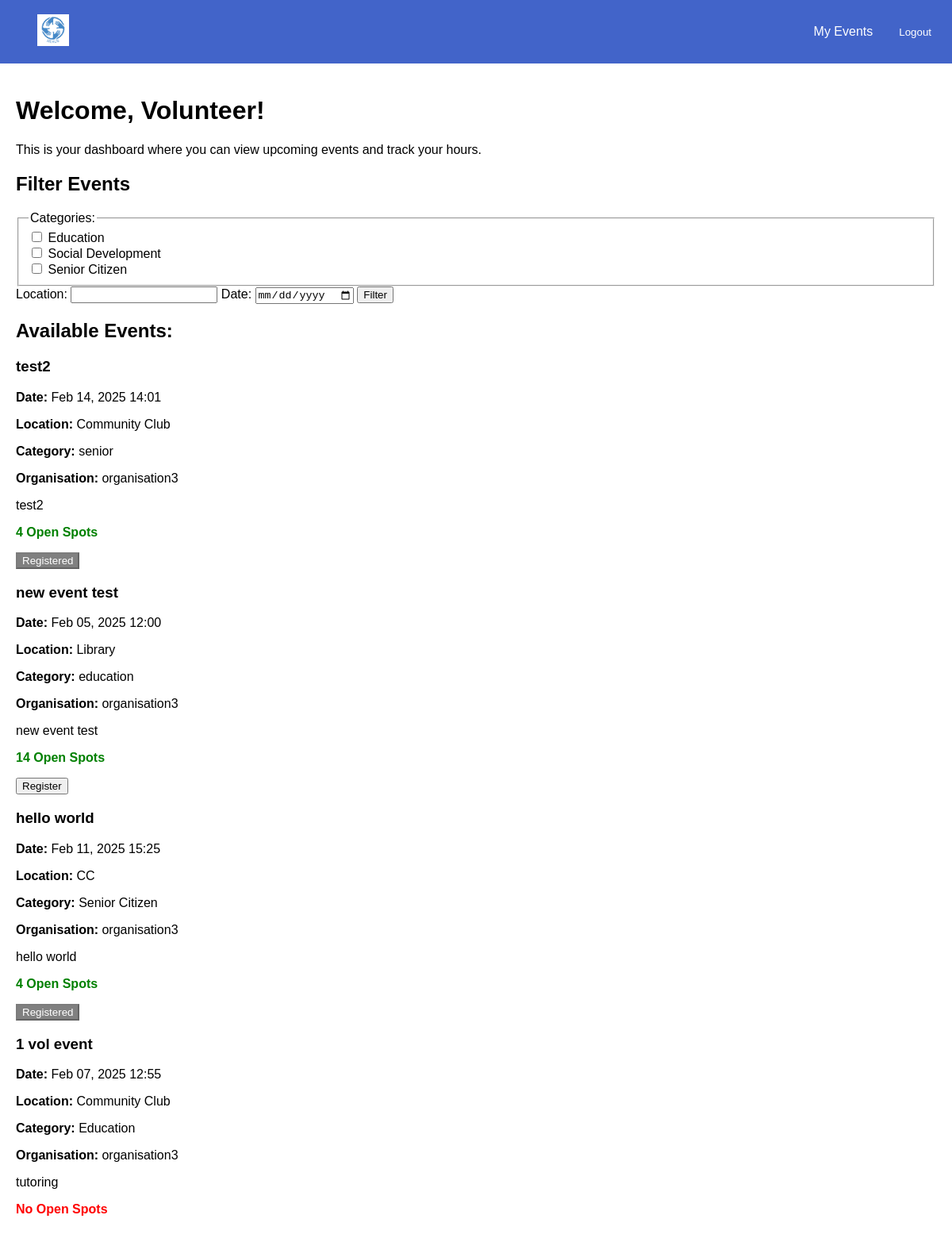
Page /events/dashboard/volunteer/ (signed in) on the committed database.
### events/models.py (models this page shows, shortened)
class Event(models.Model):
    CATEGORY_CHOICES = [
        ('Education', 'Education'),
        ('Social Development', 'Social Development'),
        ('Senior Citizen', 'Senior Citizen'),
    ]
    organisation = models.ForeignKey(settings.AUTH_USER_MODEL, on_delete=models.CASCADE)
    name = models.CharField(max_length=255)
    description = models.TextField()
    date = models.DateTimeField()
    location = models.CharField(max_length=255)
    volunteers_needed = models.PositiveIntegerField()
    roles_responsibilities = models.TextField()
    category = models.CharField(max_length=50, choices=CATEGORY_CHOICES, blank=False, default='Education')

### accounts/models.py (models this page shows, shortened)
class CustomUser(AbstractUser):
    USER_TYPE_CHOICES = [
        ('volunteer', 'Volunteer'),
        ('organisation', 'Organisation'),
    ]
    user_type = models.CharField(max_length=20, choices=USER_TYPE_CHOICES)
    contact_number = models.CharField(max_length=10, blank= True, null=True)

### events/views.py (the view)
# urls.py: path('dashboard/volunteer/', views.volunteer_dashboard, name='volunteer_dashboard'),
@login_required
def volunteer_dashboard(request):
    if request.user.user_type == 'volunteer':
        events = Event.objects.all()
        registered_event_ids = set(
            VolunteerEvent.objects.filter(volunteer=request.user, status='registered')
            .values_list('event_id', flat=True)
        )
        selected_categories = request.GET.getlist('category')
        location = request.GET.get('location', '').strip()
        date = request.GET.get('date', '').strip()
        if selected_categories:
            events = events.filter(category__in=selected_categories)
        if location:
            events = events.filter(location__icontains=location)
        if date:
            events = events.filter(date=date)
        category_choices = dict(Event.CATEGORY_CHOICES)
        categories = list(category_choices.keys())
        for event in events:
            event.volunteer_count = VolunteerEvent.objects.filter(event=event, status='registered').count()
            event.open_spots = max(event.volunteers_needed - event.volunteer_count, 0)
        return render(request, 'events/volunteer_dashboard.html', {
            'events': events,
            'categories': categories,
            'category_labels': category_choices,
            'selected_categories': selected_categories,
            'registered_event_ids': registered_event_ids,
        })
    return redirect('home')

### events/templates/events/volunteer_dashboard.html (shortened to what this page needs)
{% extends 'base.html' %}
{% block content %}
    <h1>Welcome, Volunteer!</h1>
    <p>This is your dashboard where you can view upcoming events and track your hours.</p>
    <h2>Filter Events</h2>
    <form method="get">
        <fieldset>
            <legend>Categories:</legend>
            {% for category in categories %}
                <label>
                    <input type="checkbox" name="category" value="{{ category }}"
                           {% if category in selected_categories %}checked{% endif %}>
                    {{ category }}
                </label><br>
            {% endfor %}
        </fieldset>
        <label for="location">Location:</label>
        <input type="text" name="location" id="location" value="{{ request.GET.location }}">
        <label for="date">Date:</label>
        <input type="date" name="date" id="date" value="{{ request.GET.date }}">
        <button type="submit">Filter</button>
    </form>
    <h2>Available Events:</h2>
    {% if events %}
        {% for event in events %}
            <div class="event-card">
                <h3>{{ event.name }}</h3>
                <p><strong>Date:</strong> {{ event.date|date:"M d, Y H:i" }}</p>
                <p><strong>Location:</strong> {{ event.location }}</p>
                <p><strong>Category:</strong> {{ event.get_category_display }}</p>
                <p><strong>Organisation:</strong> {{ event.organisation.username }}</p>
                <p>{{ event.description }}</p>
                {% if event.open_spots > 0 %}
                    <p style="color: green;"><strong>{{ event.open_spots }} Open Spot{{ event.open_spots|pluralize }}</strong></p>
                {% else %}
                    <p style="color: red;"><strong>No Open Spots</strong></p>
                {% endif %}
                {% if event.id in registered_event_ids %}
                    <button disabled style="background-color: grey; color: white;">Registered</button>
                {% elif event.open_spots > 0%}
                    <form action="{% url 'events:register_for_event' event.id %}" method="post">
                        <button type="submit">Register</button>
                    </form>
                {% endif %}
            </div>
        {% endfor %}
    {% else %}
        <p>No events found matching your criteria.</p>
    {% endif %}
{% endblock %}

### templates/base.html (style rules this page uses)
body { margin: 0; font-family: Arial, sans-serif; }

### rows in the picture
Event: name "test2", date "Feb 14, 2025 14:01", location "Community Club", category "senior", organisation.username "organisation3", description "test2", open_spots "4", shows "Registered"
Event: name "new event test", date "Feb 05, 2025 12:00", location "Library", category "education", organisation.username "organisation3", description "new event test", open_spots "14", shows "Register"
Event: name "hello world", date "Feb 11, 2025 15:25", location "CC", category "Senior Citizen", organisation.username "organisation3", description "hello world", open_spots "4", shows "Registered"
Event: name "1 vol event", date "Feb 07, 2025 12:55", location "Community Club", category "Education", organisation.username "organisation3", description "tutoring", shows "No Open Spots"

### other values in the picture
{{ category }} "Education" "Social Development" "Senior Citizen"
